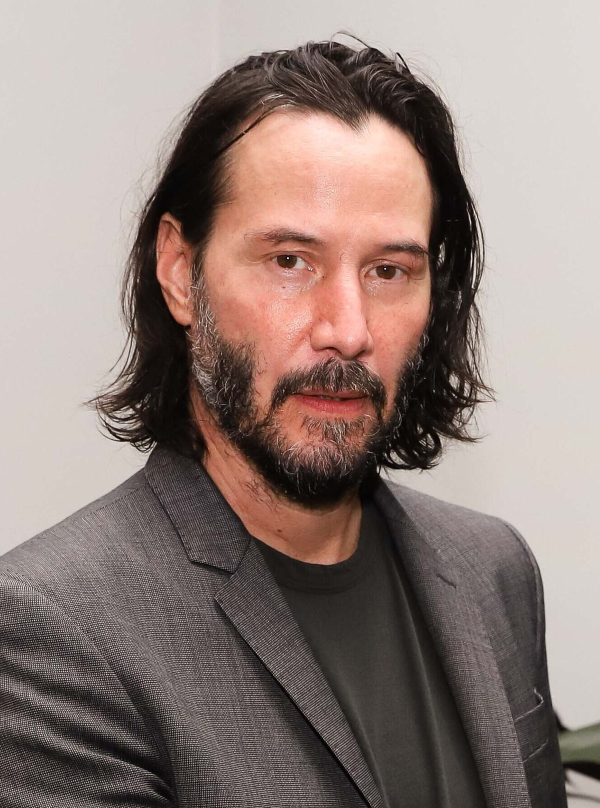
#> input picture keanu.jpeg, 1200 x 1616 px, found by its file name (shown at 1/2 size)
$ python 24_grabcut_image_segmentation.py
#> lines starting #> are read from the running program, lines starting #| are printed output that depends on the picture
# GRABCUT IMAGE SEGMENTATION

import cv2 as cv
import numpy as np

src = cv.imread("/Users/krtdnc/Desktop/Miuul/OpenCV/keanu.jpeg")
#> src is the input picture: shape (1616, 1200, 3); mean B, G, R 122.4, 128.1, 144.3

src = cv.resize(src, (0,0), fx=0.5, fy=0.5)
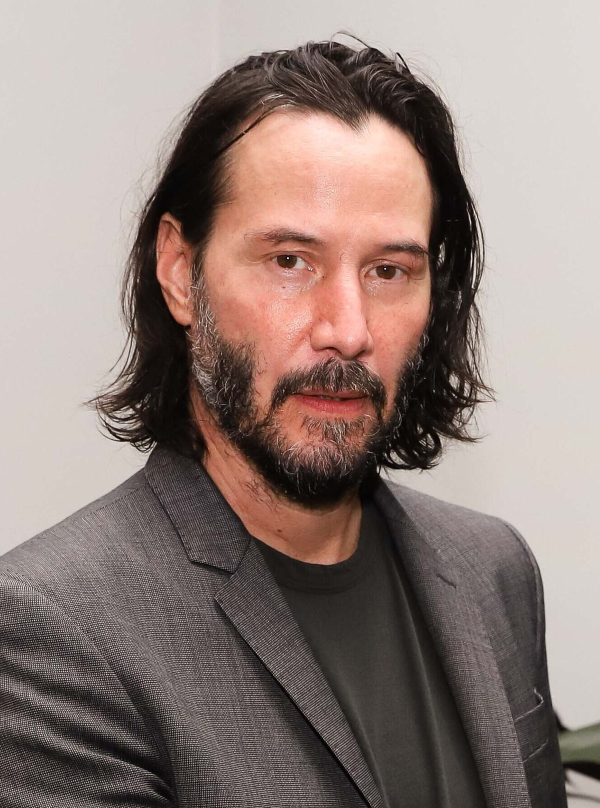
#> src: shape (808, 600, 3); mean B, G, R 122.5, 128.2, 144.4

#> (the run stopped early here; a loop or call above may not have finished)

$ run again, with corner.jpeg copied over keanu.jpeg
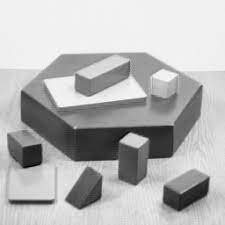
#> input picture corner.jpeg, 225 x 225 px, found by its file name
#> src is the input picture: shape (225, 225, 3); min 0, max 255, mean 182.9
#> `src = cv.resize(src, (0,0), fx=0.5, fy=0.5)`:
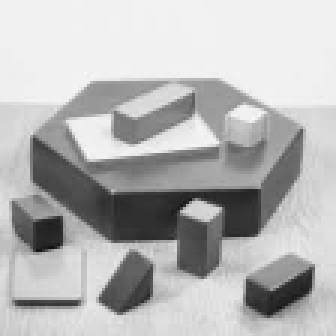
#> src: shape (112, 112, 3) (shown 3 times larger); min 13, max 249, mean 182.7
